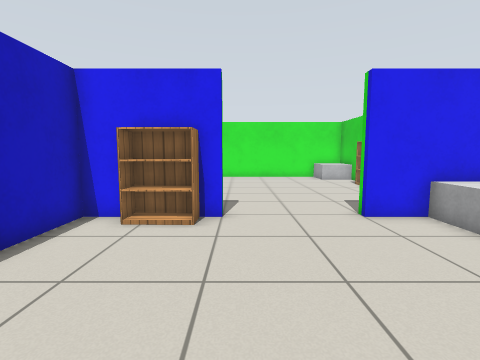
view 1 (above)

13 first-person views from a walk through a Gazebo world. The camera is 0.9 m above the floor, tilts 6° down and sees 85° across. The lines on the ground mark 1 m squares. The floor is counted in squares, 0.5 m on a side. Each view is taken from the middle of a square. On the plan, view 1 faces up. The plan holds only what a view shows up to about 15 squares ahead; the rest is blank. Robots are left out. Simple patterns stand in for the simulator's built-in surfaces.

view 2
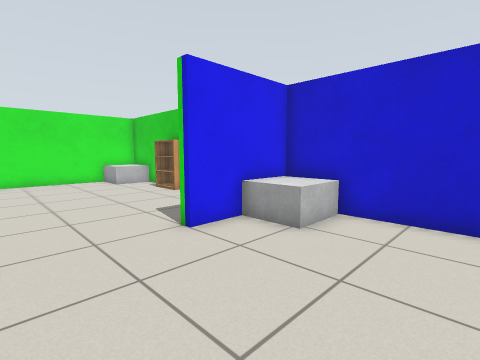

view 3
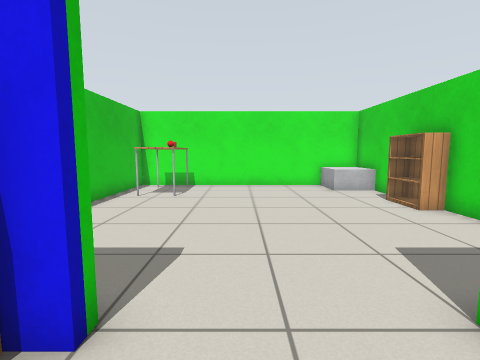

view 4
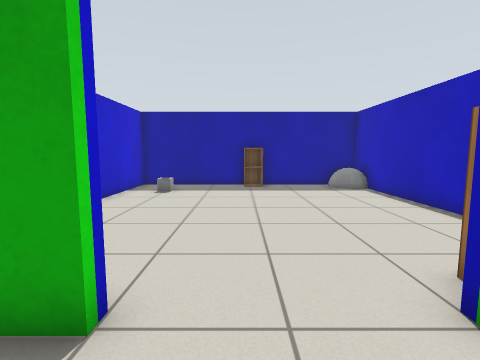

view 5
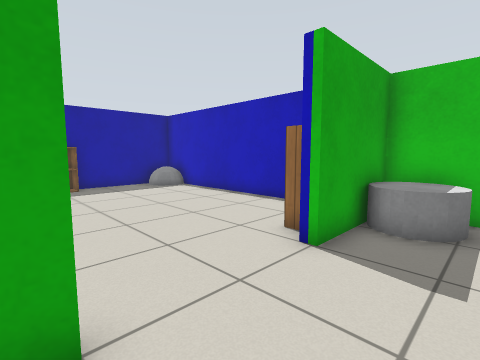

view 6
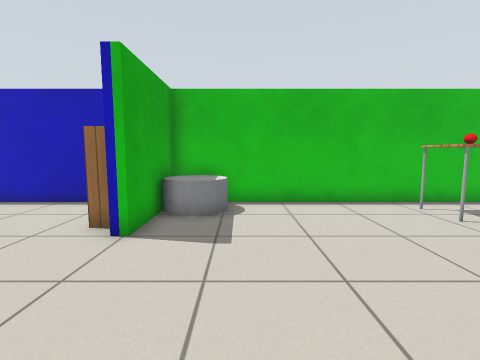

view 7
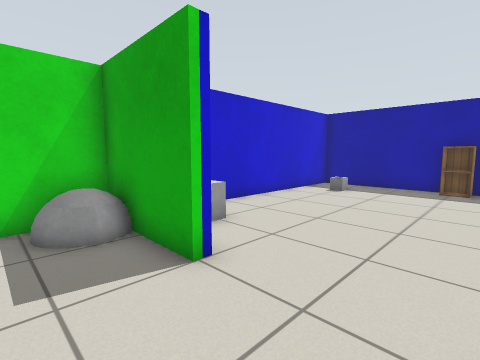

view 8
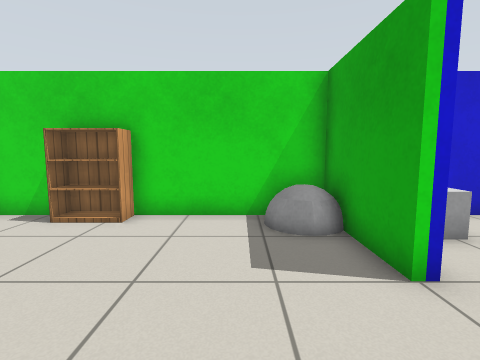

view 9
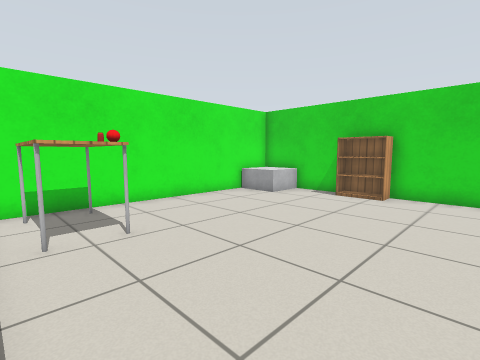

view 10
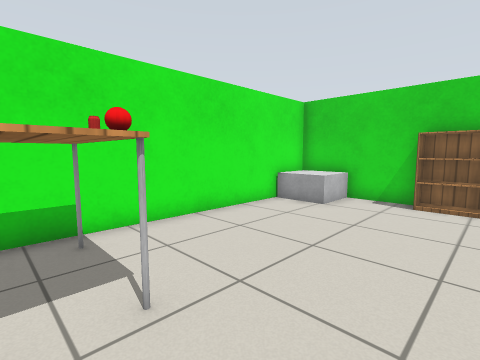

view 11
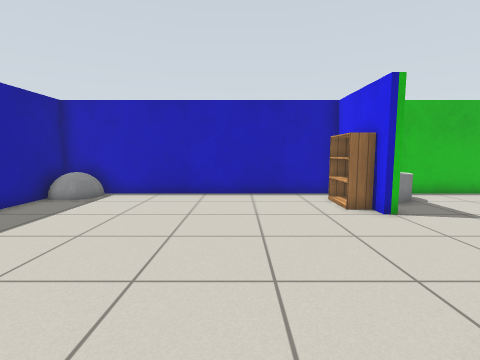

view 12
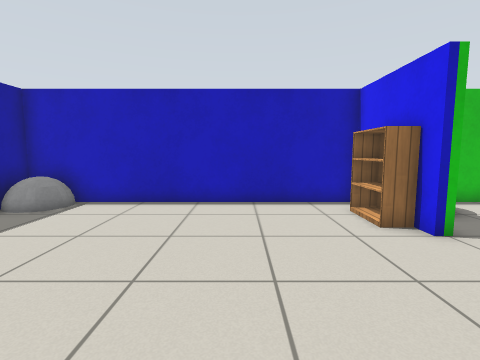

view 13
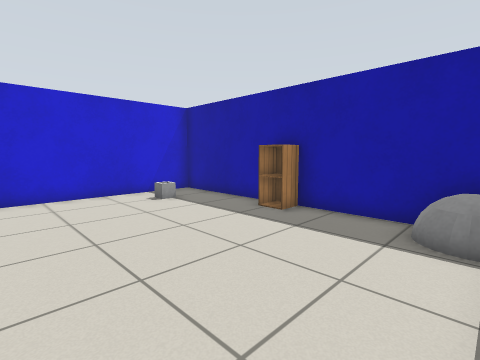

### Floor plan
Points are (right, up) in squares from view 1. A wall is a line through its corners. A room is listed if a view was taken in it or the views show most of it. See-through windows are left out.
Room 1 (views 1, 2, 3, 4, 5, 6, 7, 8, 9, 10, 11, 12, 13)
walls: (-1.5, 7.6) (-0.5, 7.6) (-0.5, 7.2) (-4.4, 7.2) (-4.4, -4.6) (7.4, -4.6) (7.4, 7.2); (5.5, 7.2) (3.5, 7.2) (3.5, 7.6) (5.5, 7.6); (7.4, 7.5) (7.4, 19.4) (-4.4, 19.4) (-4.4, 7.5)
objects: grey ball (-4, -4) to (-3, -3); grey cylinder (-4, 8) to (-3, 9); table (-3, 16) to (-2, 18); bookshelf (-2, 7); red ball (-2, 16); other object (-2, 17); cabinet (1, -4) to (2, -4); bin (5, -2) to (6, -2); grey box (6, 6) to (7, 7); grey ball (6, 8) to (7, 9); grey box (6, 18) to (7, 19); bookshelf (7, 13) to (7, 15)

Positions as (right, up) in squares from view 1, and headings:
1: (0, 0), facing up
2: (0, 2), facing up-right
3: (1, 5), facing up
4: (2, 10), facing down
5: (4, 10), facing down-left
6: (5, 10), facing left
7: (0, 10), facing down-right
8: (0, 10), facing right
9: (-4, 10), facing up-right
10: (-3, 13), facing up-right
11: (7, 3), facing left
12: (5, 3), facing left
13: (-4, 3), facing down-right
